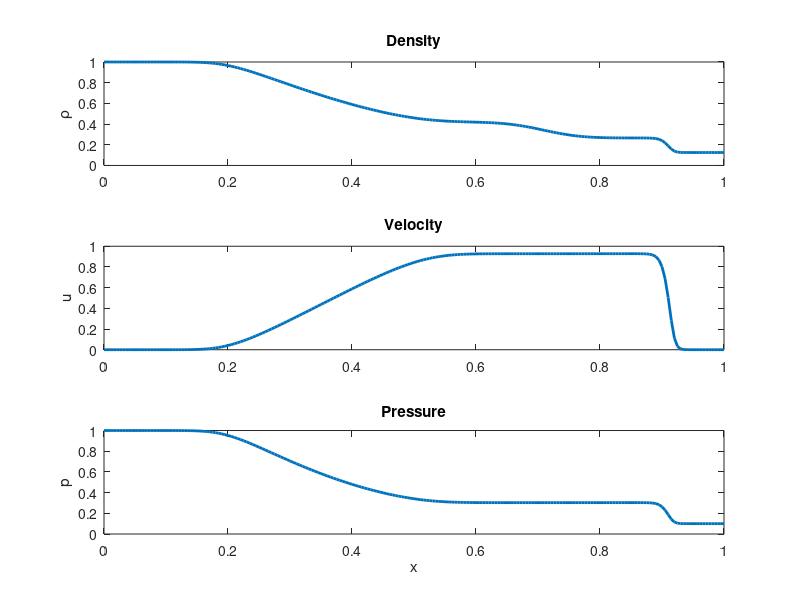

The MATLAB source for this figure:
clear; clc; close all

nx = 201;
L = 1.0;
dx = L/(nx-1);
x = linspace(0,L,nx);

gamma = 1.4;
nt = 200;
CFL = 0.5;

q = zeros(3,nx);

% Initial conditions
for i = 1:nx
    if x(i) < 0.5
        rho = 1.0;
        u = 0.0;
        p = 1.0;
    else
        rho = 0.125;
        u = 0.0;
        p = 0.1;
    end

    E = p/(gamma-1) + 0.5*rho*u^2;

    q(1,i) = rho;
    q(2,i) = rho*u;
    q(3,i) = E;
end

% Time stepping
for n = 1:nt

    rho = q(1,:);
    u = q(2,:)./rho;
    E = q(3,:);
    p = (gamma-1)*(E - 0.5*rho.*u.^2);

    a = sqrt(gamma*p./rho);
    max_speed = max(abs(u) + a);
    dt = CFL * dx / max_speed;

    % Fluxes
    F = zeros(3,nx);
    F(1,:) = rho .* u;
    F(2,:) = rho .* u.^2 + p;
    F(3,:) = u .* (E + p);

    F_half = zeros(3,nx-1);

    % Rusanov (local Lax-Friedrichs) flux
    for i = 1:nx-1
        qL = q(:,i);
        qR = q(:,i+1);

        FL = F(:,i);
        FR = F(:,i+1);

        rhoL = qL(1);
        uL = qL(2)/rhoL;
        pL = (gamma-1)*(qL(3) - 0.5*rhoL*uL^2);
        aL = sqrt(gamma*pL/rhoL);

        rhoR = qR(1);
        uR = qR(2)/rhoR;
        pR = (gamma-1)*(qR(3) - 0.5*rhoR*uR^2);
        aR = sqrt(gamma*pR/rhoR);

        smax = max(abs(uL)+aL, abs(uR)+aR);

        F_half(:,i) = 0.5*(FL + FR) - 0.5*smax*(qR - qL);
    end

    % Update solution
    qn = q;

    for i = 2:nx-1
        q(:,i) = qn(:,i) - dt/dx * (F_half(:,i) - F_half(:,i-1));
    end

    % Boundary conditions (zero gradient)
    q(:,1) = q(:,2);
    q(:,end) = q(:,end-1);
end

% Recover variables
rho = q(1,:);
u = q(2,:)./rho;
E = q(3,:);
p = (gamma-1)*(E - 0.5*rho.*u.^2);

% Plot results
figure

subplot(3,1,1)
plot(x, rho, 'LineWidth', 2)
ylabel('\rho')
title('Density')

subplot(3,1,2)
plot(x, u, 'LineWidth', 2)
ylabel('u')
title('Velocity')

subplot(3,1,3)
plot(x, p, 'LineWidth', 2)
ylabel('p')
xlabel('x')
title('Pressure')
